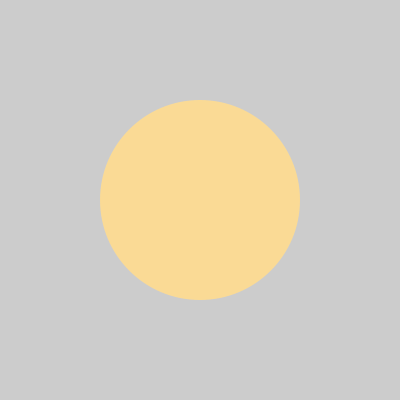
Frame 1 (no input)
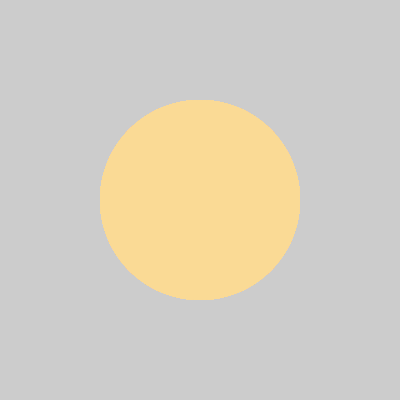
Frame 60 (the mouse pressed at the canvas centre just before this capture)
Frame 120 (the mouse held since frame 60 and released just before this capture): identical to frame 60, image omitted

The Processing sketch that drew these frames (run headless with seeded random() and noise(); from frame 60 on, the mouse is pressed at the canvas centre):

// Processing sketch: sketch_190226b
// ── sketch_190226b.pde
void setup (){
  size(400,400);
  
}


void draw (){
  noStroke();
  fill(#FADA95);
  ellipse(200,200,200,200);
  
  
}
